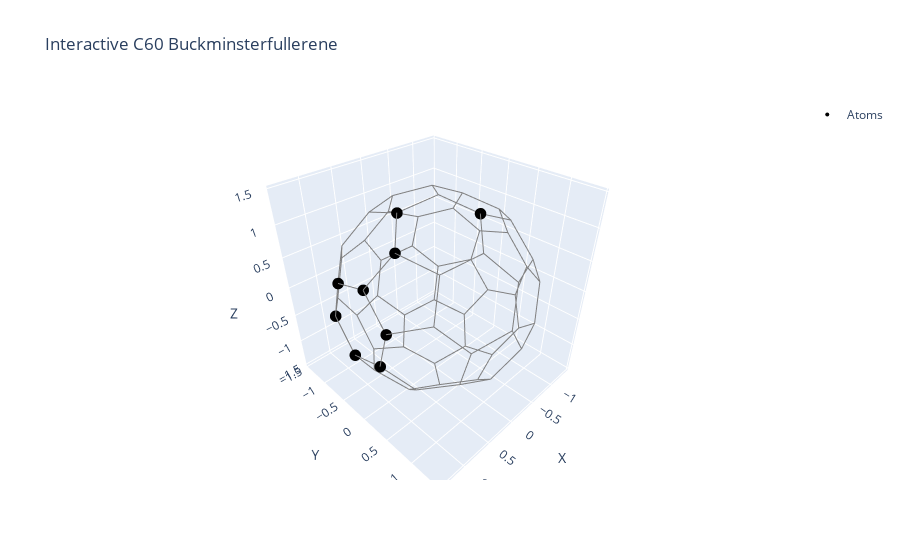

Source (notebook cell):
### Code cell
import plotly.graph_objects as go
import numpy as np
from scipy.spatial.distance import pdist, squareform

# Load coordinates
coords = normalize_coordinates(load_c60_xyz("c60.xyz"))


start = 0
stop = 9
# Create scatter plot of atoms
atoms = go.Scatter3d(
    x=coords[start:stop, 0],
    y=coords[start:stop, 1],
    z=coords[start:stop, 2],
    mode='markers',
    marker=dict(size=4, color='black'),
    name='Atoms'
)

# Create lines between atoms within bonding distance
D = squareform(pdist(coords))
threshold = 1.1  # bond cutoff

bond_length = 0.5
tolerance = 0.1  # allow tiny numerical error

# Only draw edges where distance ≈ bond length
edges = []
for i in range(len(coords)):
    for j in range(i + 1, len(coords)):
        dist = np.linalg.norm(coords[i] - coords[j])
        if abs(dist - bond_length) < tolerance:
            edges.append(go.Scatter3d(
                x=[coords[i, 0], coords[j, 0], None],
                y=[coords[i, 1], coords[j, 1], None],
                z=[coords[i, 2], coords[j, 2], None],
                mode='lines',
                line=dict(color='gray', width=2),
                showlegend=False
            ))


# Combine all objects
fig = go.Figure(data=[atoms] + edges)
fig.update_layout(
    title='Interactive C60 Buckminsterfullerene',
    scene=dict(
        xaxis=dict(title='X'),
        yaxis=dict(title='Y'),
        zaxis=dict(title='Z'),
        aspectmode='data'
    )
)

fig.show()

### Figure 1 — Plotly figure (JSON) as saved in the notebook; plotly's stock layout.template omitted (floating-point values rounded to 4 significant figures)
{"data": [{"marker": {"color": "black", "size": 4}, "mode": "markers", "name": "Atoms", "type": "scatter3d", "x": [0.9109, 1.277, 0.5376, 1.266, 1.305, 1.325, 1.363, 1.354, -0.1847], "y": [0.2483, 0.07425, -0.1303, -0.4808, -0.6027, 0.509, 0.3847, -0.1692, 0.5688], "z": [1.088, 0.6693, 1.332, 0.49, -0.08115, 0.281, -0.2884, -0.4712, 1.315]}, {"line": {"color": "gray", "width": 2}, "mode": "lines", "showlegend": false, "type": "scatter3d", "x": [0.9109, 1.277, null], "y": [0.2483, 0.07425, null], "z": [1.088, 0.6693, null]}, {"line": {"color": "gray", "width": 2}, "mode": "lines", "showlegend": false, "type": "scatter3d", "x": [0.9109, 0.5376, null], "y": [0.2483, -0.1303, null], "z": [1.088, 1.332, null]}, {"line": {"color": "gray", "width": 2}, "mode": "lines", "showlegend": false, "type": "scatter3d", "x": [0.9109, 0.7334, null], "y": [0.2483, 0.7901, null], "z": [1.088, 0.9599, null]}, {"line": {"color": "gray", "width": 2}, "mode": "lines", "showlegend": false, "type": "scatter3d", "x": [1.277, 1.266, null], "y": [0.07425, -0.4808, null], "z": [0.6693, 0.49, null]}, {"line": {"color": "gray", "width": 2}, "mode": "lines", "showlegend": false, "type": "scatter3d", "x": [1.277, 1.325, null], "y": [0.07425, 0.509, null], "z": [0.6693, 0.281, null]}, {"line": {"color": "gray", "width": 2}, "mode": "lines", "showlegend": false, "type": "scatter3d", "x": [0.5376, -0.01245, null], "y": [-0.1303, 0.02662, null], "z": [1.332, 1.446, null]}, {"line": {"color": "gray", "width": 2}, "mode": "lines", "showlegend": false, "type": "scatter3d", "x": [0.5376, 0.5376, null], "y": [-0.1303, -0.6881, null], "z": [1.332, 1.154, null]}, {"line": {"color": "gray", "width": 2}, "mode": "lines", "showlegend": false, "type": "scatter3d", "x": [1.266, 1.305, null], "y": [-0.4808, -0.6027, null], "z": [0.49, -0.08115, null]}, {"line": {"color": "gray", "width": 2}, "mode": "lines", "showlegend": false, "type": "scatter3d", "x": [1.266, 0.8983, null], "y": [-0.4808, -0.8642, null], "z": [0.49, 0.7298, null]}, {"line": {"color": "gray", "width": 2}, "mode": "lines", "showlegend": false, "type": "scatter3d", "x": [1.305, 1.354, null], "y": [-0.6027, -0.1692, null], "z": [-0.08115, -0.4712, null]}, {"line": {"color": "gray", "width": 2}, "mode": "lines", "showlegend": false, "type": "scatter3d", "x": [1.305, 0.9624, null], "y": [-0.6027, -1.062, null], "z": [-0.08115, -0.1951, null]}, {"line": {"color": "gray", "width": 2}, "mode": "lines", "showlegend": false, "type": "scatter3d", "x": [1.325, 1.363, null], "y": [0.509, 0.3847, null], "z": [0.281, -0.2884, null]}, {"line": {"color": "gray", "width": 2}, "mode": "lines", "showlegend": false, "type": "scatter3d", "x": [1.325, 0.9889, null], "y": [0.509, 0.9535, null], "z": [0.281, 0.4621, null]}, {"line": {"color": "gray", "width": 2}, "mode": "lines", "showlegend": false, "type": "scatter3d", "x": [1.363, 1.354, null], "y": [0.3847, -0.1692, null], "z": [-0.2884, -0.4712, null]}, {"line": {"color": "gray", "width": 2}, "mode": "lines", "showlegend": false, "type": "scatter3d", "x": [1.363, 1.073, null], "y": [0.3847, 0.7116, null], "z": [-0.2884, -0.6772, null]}, {"line": {"color": "gray", "width": 2}, "mode": "lines", "showlegend": false, "type": "scatter3d", "x": [1.354, 1.059, null], "y": [-0.1692, -0.1944, null], "z": [-0.4712, -0.9743, null]}, {"line": {"color": "gray", "width": 2}, "mode": "lines", "showlegend": false, "type": "scatter3d", "x": [-0.1847, 0.1834, null], "y": [0.5688, 0.951, null], "z": [1.315, 1.074, null]}, {"line": {"color": "gray", "width": 2}, "mode": "lines", "showlegend": false, "type": "scatter3d", "x": [-0.1847, -0.01245, null], "y": [0.5688, 0.02662, null], "z": [1.315, 1.446, null]}, {"line": {"color": "gray", "width": 2}, "mode": "lines", "showlegend": false, "type": "scatter3d", "x": [-0.1847, -0.7095, null], "y": [0.5688, 0.6531, null], "z": [1.315, 1.073, null]}, {"line": {"color": "gray", "width": 2}, "mode": "lines", "showlegend": false, "type": "scatter3d", "x": [0.1834, 0.7334, null], "y": [0.951, 0.7901, null], "z": [1.074, 0.9599, null]}, {"line": {"color": "gray", "width": 2}, "mode": "lines", "showlegend": false, "type": "scatter3d", "x": [0.1834, -0.1107, null], "y": [0.951, 1.273, null], "z": [1.074, 0.6865, null]}, {"line": {"color": "gray", "width": 2}, "mode": "lines", "showlegend": false, "type": "scatter3d", "x": [-0.01245, -0.3553, null], "y": [0.02662, -0.4311, null], "z": [1.446, 1.334, null]}, {"line": {"color": "gray", "width": 2}, "mode": "lines", "showlegend": false, "type": "scatter3d", "x": [0.7334, 0.9889, null], "y": [0.7901, 0.9535, null], "z": [0.9599, 0.4621, null]}, {"line": {"color": "gray", "width": 2}, "mode": "lines", "showlegend": false, "type": "scatter3d", "x": [0.9889, 0.6944, null], "y": [0.9535, 1.273, null], "z": [0.4621, 0.07177, null]}, {"line": {"color": "gray", "width": 2}, "mode": "lines", "showlegend": false, "type": "scatter3d", "x": [-0.1107, 0.1419, null], "y": [1.273, 1.432, null], "z": [0.6865, 0.1839, null]}, {"line": {"color": "gray", "width": 2}, "mode": "lines", "showlegend": false, "type": "scatter3d", "x": [-0.1107, -0.6661, null], "y": [1.273, 1.087, null], "z": [0.6865, 0.6862, null]}, {"line": {"color": "gray", "width": 2}, "mode": "lines", "showlegend": false, "type": "scatter3d", "x": [0.1419, 0.6944, null], "y": [1.432, 1.273, null], "z": [0.1839, 0.07177, null]}, {"line": {"color": "gray", "width": 2}, "mode": "lines", "showlegend": false, "type": "scatter3d", "x": [0.1419, -0.1593, null], "y": [1.432, 1.411, null], "z": [0.1839, -0.3159, null]}, {"line": {"color": "gray", "width": 2}, "mode": "lines", "showlegend": false, "type": "scatter3d", "x": [0.6944, 0.7396, null], "y": [1.273, 1.154, null], "z": [0.07177, -0.4972, null]}, {"line": {"color": "gray", "width": 2}, "mode": "lines", "showlegend": false, "type": "scatter3d", "x": [-0.8789, -1.056, null], "y": [-0.3458, 0.1961, null], "z": [1.091, 0.9609, null]}, {"line": {"color": "gray", "width": 2}, "mode": "lines", "showlegend": false, "type": "scatter3d", "x": [-0.8789, -0.3553, null], "y": [-0.3458, -0.4311, null], "z": [1.091, 1.334, null]}, {"line": {"color": "gray", "width": 2}, "mode": "lines", "showlegend": false, "type": "scatter3d", "x": [-0.8789, -1.072, null], "y": [-0.3458, -0.7001, null], "z": [1.091, 0.6703, null]}, {"line": {"color": "gray", "width": 2}, "mode": "lines", "showlegend": false, "type": "scatter3d", "x": [-1.056, -0.7095, null], "y": [0.1961, 0.6531, null], "z": [0.9609, 1.073, null]}, {"line": {"color": "gray", "width": 2}, "mode": "lines", "showlegend": false, "type": "scatter3d", "x": [-1.056, -1.359, null], "y": [0.1961, 0.1708, null], "z": [0.9609, 0.4628, null]}, {"line": {"color": "gray", "width": 2}, "mode": "lines", "showlegend": false, "type": "scatter3d", "x": [-0.3553, -0.01652, null], "y": [-0.4311, -0.8697, null], "z": [1.334, 1.154, null]}, {"line": {"color": "gray", "width": 2}, "mode": "lines", "showlegend": false, "type": "scatter3d", "x": [-0.7095, -0.6661, null], "y": [0.6531, 1.087, null], "z": [1.073, 0.6862, null]}, {"line": {"color": "gray", "width": 2}, "mode": "lines", "showlegend": false, "type": "scatter3d", "x": [-0.6661, -0.9648, null], "y": [1.087, 1.063, null], "z": [0.6862, 0.185, null]}, {"line": {"color": "gray", "width": 2}, "mode": "lines", "showlegend": false, "type": "scatter3d", "x": [-1.359, -1.313, null], "y": [0.1708, 0.6059, null], "z": [0.4628, 0.07341, null]}, {"line": {"color": "gray", "width": 2}, "mode": "lines", "showlegend": false, "type": "scatter3d", "x": [-1.359, -1.371, null], "y": [0.1708, -0.3843, null], "z": [0.4628, 0.2818, null]}, {"line": {"color": "gray", "width": 2}, "mode": "lines", "showlegend": false, "type": "scatter3d", "x": [-1.313, -0.9648, null], "y": [0.6059, 1.063, null], "z": [0.07341, 0.185, null]}, {"line": {"color": "gray", "width": 2}, "mode": "lines", "showlegend": false, "type": "scatter3d", "x": [-1.313, -1.282, null], "y": [0.6059, 0.485, null], "z": [0.07341, -0.4966, null]}, {"line": {"color": "gray", "width": 2}, "mode": "lines", "showlegend": false, "type": "scatter3d", "x": [-0.9648, -0.7124, null], "y": [1.063, 1.227, null], "z": [0.185, -0.315, null]}, {"line": {"color": "gray", "width": 2}, "mode": "lines", "showlegend": false, "type": "scatter3d", "x": [-0.2064, -0.7329, null], "y": [-1.225, -1.14, null], "z": [0.7301, 0.4893, null]}, {"line": {"color": "gray", "width": 2}, "mode": "lines", "showlegend": false, "type": "scatter3d", "x": [-0.2064, -0.01652, null], "y": [-1.225, -0.8697, null], "z": [0.7301, 1.154, null]}, {"line": {"color": "gray", "width": 2}, "mode": "lines", "showlegend": false, "type": "scatter3d", "x": [-0.2064, 0.1546, null], "y": [-1.225, -1.401, null], "z": [0.7301, 0.307, null]}, {"line": {"color": "gray", "width": 2}, "mode": "lines", "showlegend": false, "type": "scatter3d", "x": [-0.7329, -1.072, null], "y": [-1.14, -0.7001, null], "z": [0.4893, 0.6703, null]}, {"line": {"color": "gray", "width": 2}, "mode": "lines", "showlegend": false, "type": "scatter3d", "x": [-0.7329, -0.6956, null], "y": [-1.14, -1.264, null], "z": [0.4893, -0.07976, null]}, {"line": {"color": "gray", "width": 2}, "mode": "lines", "showlegend": false, "type": "scatter3d", "x": [-0.01652, 0.5376, null], "y": [-0.8697, -0.6881, null], "z": [1.154, 1.154, null]}, {"line": {"color": "gray", "width": 2}, "mode": "lines", "showlegend": false, "type": "scatter3d", "x": [-1.072, -1.371, null], "y": [-0.7001, -0.3843, null], "z": [0.6703, 0.2818, null]}, {"line": {"color": "gray", "width": 2}, "mode": "lines", "showlegend": false, "type": "scatter3d", "x": [-1.371, -1.33, null], "y": [-0.3843, -0.5024, null], "z": [0.2818, -0.2892, null]}, {"line": {"color": "gray", "width": 2}, "mode": "lines", "showlegend": false, "type": "scatter3d", "x": [-0.6956, -0.9899, null], "y": [-1.264, -0.9435, null], "z": [-0.07976, -0.4697, null]}, {"line": {"color": "gray", "width": 2}, "mode": "lines", "showlegend": false, "type": "scatter3d", "x": [-0.6956, -0.1446, null], "y": [-1.264, -1.426, null], "z": [-0.07976, -0.1932, null]}, {"line": {"color": "gray", "width": 2}, "mode": "lines", "showlegend": false, "type": "scatter3d", "x": [-0.9899, -1.33, null], "y": [-0.9435, -0.5024, null], "z": [-0.4697, -0.2892, null]}, {"line": {"color": "gray", "width": 2}, "mode": "lines", "showlegend": false, "type": "scatter3d", "x": [-0.9899, -0.735, null], "y": [-0.9435, -0.786, null], "z": [-0.4697, -0.9706, null]}, {"line": {"color": "gray", "width": 2}, "mode": "lines", "showlegend": false, "type": "scatter3d", "x": [-1.33, -1.289, null], "y": [-0.5024, -0.06849, null], "z": [-0.2892, -0.6772, null]}, {"line": {"color": "gray", "width": 2}, "mode": "lines", "showlegend": false, "type": "scatter3d", "x": [0.8983, 0.7104, null], "y": [-0.8642, -1.22, null], "z": [0.7298, 0.3066, null]}, {"line": {"color": "gray", "width": 2}, "mode": "lines", "showlegend": false, "type": "scatter3d", "x": [0.8983, 0.5376, null], "y": [-0.8642, -0.6881, null], "z": [0.7298, 1.154, null]}, {"line": {"color": "gray", "width": 2}, "mode": "lines", "showlegend": false, "type": "scatter3d", "x": [0.7104, 0.1546, null], "y": [-1.22, -1.401, null], "z": [0.3066, 0.307, null]}, {"line": {"color": "gray", "width": 2}, "mode": "lines", "showlegend": false, "type": "scatter3d", "x": [0.7104, 0.9624, null], "y": [-1.22, -1.062, null], "z": [0.3066, -0.1951, null]}, {"line": {"color": "gray", "width": 2}, "mode": "lines", "showlegend": false, "type": "scatter3d", "x": [0.1546, -0.1446, null], "y": [-1.401, -1.426, null], "z": [0.307, -0.1932, null]}, {"line": {"color": "gray", "width": 2}, "mode": "lines", "showlegend": false, "type": "scatter3d", "x": [-0.1446, 0.1076, null], "y": [-1.426, -1.264, null], "z": [-0.1932, -0.6951, null]}, {"line": {"color": "gray", "width": 2}, "mode": "lines", "showlegend": false, "type": "scatter3d", "x": [0.9624, 0.6639, null], "y": [-1.062, -1.081, null], "z": [-0.1951, -0.6971, null]}, {"line": {"color": "gray", "width": 2}, "mode": "lines", "showlegend": false, "type": "scatter3d", "x": [0.6639, 0.1076, null], "y": [-1.081, -1.264, null], "z": [-0.6971, -0.6951, null]}, {"line": {"color": "gray", "width": 2}, "mode": "lines", "showlegend": false, "type": "scatter3d", "x": [0.6639, 0.7141, null], "y": [-1.081, -0.6511, null], "z": [-0.6971, -1.089, null]}, {"line": {"color": "gray", "width": 2}, "mode": "lines", "showlegend": false, "type": "scatter3d", "x": [0.1076, -0.1844, null], "y": [-1.264, -0.9447, null], "z": [-0.6951, -1.087, null]}, {"line": {"color": "gray", "width": 2}, "mode": "lines", "showlegend": false, "type": "scatter3d", "x": [-0.9178, -0.735, null], "y": [-0.2432, -0.786, null], "z": [-1.092, -0.9706, null]}, {"line": {"color": "gray", "width": 2}, "mode": "lines", "showlegend": false, "type": "scatter3d", "x": [-0.9178, -0.5388, null], "y": [-0.2432, 0.1341, null], "z": [-1.092, -1.332, null]}, {"line": {"color": "gray", "width": 2}, "mode": "lines", "showlegend": false, "type": "scatter3d", "x": [-0.9178, -1.289, null], "y": [-0.2432, -0.06849, null], "z": [-1.092, -0.6772, null]}, {"line": {"color": "gray", "width": 2}, "mode": "lines", "showlegend": false, "type": "scatter3d", "x": [-0.735, -0.1844, null], "y": [-0.786, -0.9447, null], "z": [-0.9706, -1.087, null]}, {"line": {"color": "gray", "width": 2}, "mode": "lines", "showlegend": false, "type": "scatter3d", "x": [-0.1844, 0.1876, null], "y": [-0.9447, -0.5674, null], "z": [-1.087, -1.331, null]}, {"line": {"color": "gray", "width": 2}, "mode": "lines", "showlegend": false, "type": "scatter3d", "x": [-0.5388, -0.5324, null], "y": [0.1341, 0.6899, null], "z": [-1.332, -1.147, null]}, {"line": {"color": "gray", "width": 2}, "mode": "lines", "showlegend": false, "type": "scatter3d", "x": [-0.5388, 0.009166, null], "y": [0.1341, -0.02712, null], "z": [-1.332, -1.454, null]}, {"line": {"color": "gray", "width": 2}, "mode": "lines", "showlegend": false, "type": "scatter3d", "x": [-0.9051, -1.282, null], "y": [0.8638, 0.485, null], "z": [-0.7307, -0.4966, null]}, {"line": {"color": "gray", "width": 2}, "mode": "lines", "showlegend": false, "type": "scatter3d", "x": [-0.9051, -0.5324, null], "y": [0.8638, 0.6899, null], "z": [-0.7307, -1.147, null]}, {"line": {"color": "gray", "width": 2}, "mode": "lines", "showlegend": false, "type": "scatter3d", "x": [-0.9051, -0.7124, null], "y": [0.8638, 1.227, null], "z": [-0.7307, -0.315, null]}, {"line": {"color": "gray", "width": 2}, "mode": "lines", "showlegend": false, "type": "scatter3d", "x": [-1.282, -1.289, null], "y": [0.485, -0.06849, null], "z": [-0.4966, -0.6772, null]}, {"line": {"color": "gray", "width": 2}, "mode": "lines", "showlegend": false, "type": "scatter3d", "x": [-0.5324, 0.02191, null], "y": [0.6899, 0.8716, null], "z": [-1.147, -1.15, null]}, {"line": {"color": "gray", "width": 2}, "mode": "lines", "showlegend": false, "type": "scatter3d", "x": [0.2119, -0.1593, null], "y": [1.235, 1.411, null], "z": [-0.7324, -0.3159, null]}, {"line": {"color": "gray", "width": 2}, "mode": "lines", "showlegend": false, "type": "scatter3d", "x": [0.2119, 0.02191, null], "y": [1.235, 0.8716, null], "z": [-0.7324, -1.15, null]}, {"line": {"color": "gray", "width": 2}, "mode": "lines", "showlegend": false, "type": "scatter3d", "x": [0.2119, 0.7396, null], "y": [1.235, 1.154, null], "z": [-0.7324, -0.4972, null]}, {"line": {"color": "gray", "width": 2}, "mode": "lines", "showlegend": false, "type": "scatter3d", "x": [-0.1593, -0.7124, null], "y": [1.411, 1.227, null], "z": [-0.3159, -0.315, null]}, {"line": {"color": "gray", "width": 2}, "mode": "lines", "showlegend": false, "type": "scatter3d", "x": [0.02191, 0.354, null], "y": [0.8716, 0.4291, null], "z": [-1.15, -1.336, null]}, {"line": {"color": "gray", "width": 2}, "mode": "lines", "showlegend": false, "type": "scatter3d", "x": [0.882, 1.073, null], "y": [0.3507, 0.7116, null], "z": [-1.095, -0.6772, null]}, {"line": {"color": "gray", "width": 2}, "mode": "lines", "showlegend": false, "type": "scatter3d", "x": [0.882, 0.354, null], "y": [0.3507, 0.4291, null], "z": [-1.095, -1.336, null]}, {"line": {"color": "gray", "width": 2}, "mode": "lines", "showlegend": false, "type": "scatter3d", "x": [0.882, 1.059, null], "y": [0.3507, -0.1944, null], "z": [-1.095, -0.9743, null]}, {"line": {"color": "gray", "width": 2}, "mode": "lines", "showlegend": false, "type": "scatter3d", "x": [1.073, 0.7396, null], "y": [0.7116, 1.154, null], "z": [-0.6772, -0.4972, null]}, {"line": {"color": "gray", "width": 2}, "mode": "lines", "showlegend": false, "type": "scatter3d", "x": [0.354, 0.009166, null], "y": [0.4291, -0.02712, null], "z": [-1.336, -1.454, null]}, {"line": {"color": "gray", "width": 2}, "mode": "lines", "showlegend": false, "type": "scatter3d", "x": [0.1876, 0.7141, null], "y": [-0.5674, -0.6511, null], "z": [-1.331, -1.089, null]}, {"line": {"color": "gray", "width": 2}, "mode": "lines", "showlegend": false, "type": "scatter3d", "x": [0.1876, 0.009166, null], "y": [-0.5674, -0.02712, null], "z": [-1.331, -1.454, null]}, {"line": {"color": "gray", "width": 2}, "mode": "lines", "showlegend": false, "type": "scatter3d", "x": [0.7141, 1.059, null], "y": [-0.6511, -0.1944, null], "z": [-1.089, -0.9743, null]}], "layout": {"scene": {"aspectmode": "data", "xaxis": {"title": {"text": "X"}}, "yaxis": {"title": {"text": "Y"}}, "zaxis": {"title": {"text": "Z"}}}, "title": {"text": "Interactive C60 Buckminsterfullerene"}}}
